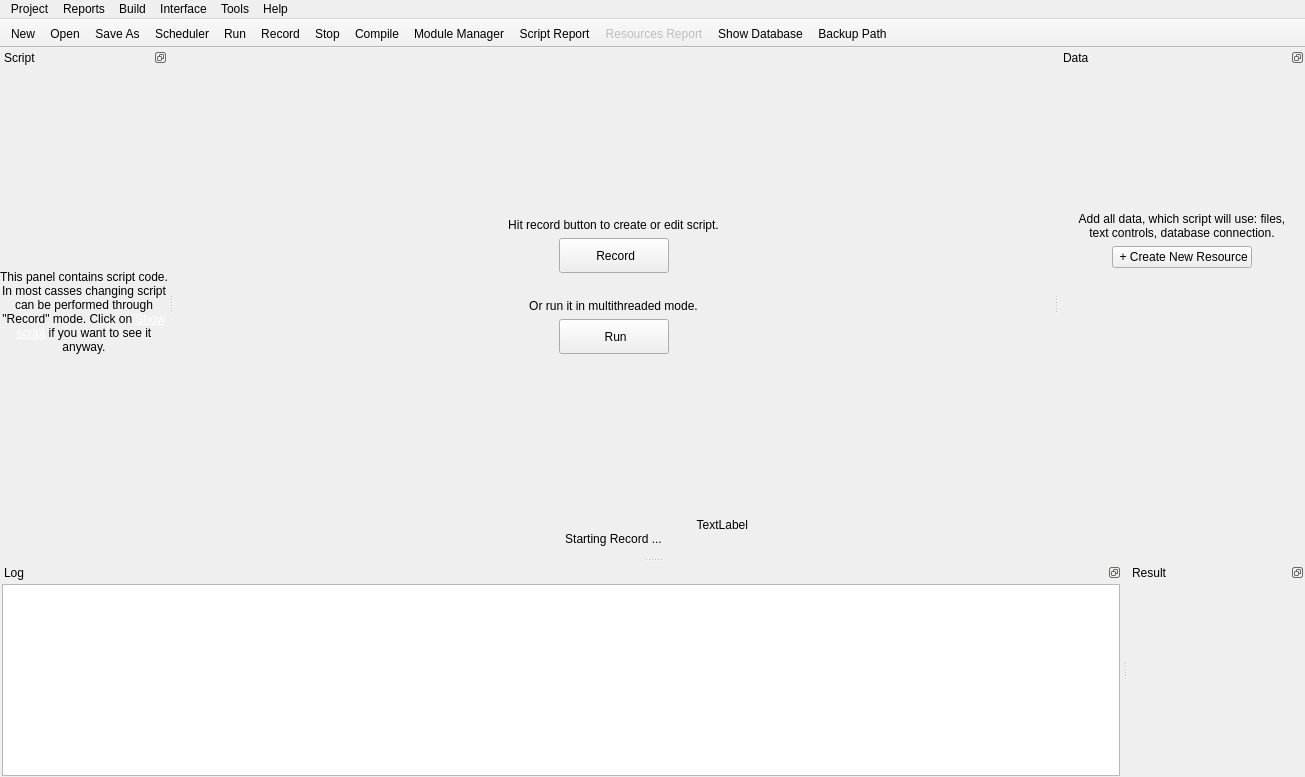
<?xml version="1.0" encoding="UTF-8"?>
<ui version="4.0">
 <class>MainWindow</class>
 <widget class="QMainWindow" name="MainWindow">
  <property name="geometry">
   <rect>
    <x>0</x>
    <y>0</y>
    <width>1305</width>
    <height>777</height>
   </rect>
  </property>
  <property name="windowTitle">
   <string notr="true">Browser Automation Studio</string>
  </property>
  <property name="windowIcon">
   <iconset resource="studio.qrc">
    <normaloff>:/studio/images/Logo.png</normaloff>:/studio/images/Logo.png</iconset>
  </property>
  <property name="dockNestingEnabled">
   <bool>false</bool>
  </property>
  <property name="dockOptions">
   <set>QMainWindow::ForceTabbedDocks</set>
  </property>
  <widget class="QWidget" name="centralWidget">
   <layout class="QVBoxLayout" name="verticalLayout">
    <property name="spacing">
     <number>0</number>
    </property>
    <item>
     <spacer name="VerticalSpacerRecordButtonUp">
      <property name="orientation">
       <enum>Qt::Vertical</enum>
      </property>
      <property name="sizeHint" stdset="0">
       <size>
        <width>20</width>
        <height>40</height>
       </size>
      </property>
     </spacer>
    </item>
    <item>
     <layout class="QVBoxLayout" name="LayoutBrowserInner">
      <property name="topMargin">
       <number>0</number>
      </property>
     </layout>
    </item>
    <item>
     <widget class="QWidget" name="RecordContent" native="true">
      <property name="minimumSize">
       <size>
        <width>0</width>
        <height>0</height>
       </size>
      </property>
      <layout class="QVBoxLayout" name="verticalLayout_3">
       <property name="spacing">
        <number>0</number>
       </property>
       <property name="leftMargin">
        <number>0</number>
       </property>
       <property name="topMargin">
        <number>0</number>
       </property>
       <property name="rightMargin">
        <number>0</number>
       </property>
       <property name="bottomMargin">
        <number>0</number>
       </property>
       <item>
        <layout class="QVBoxLayout" name="LayoutBrowser">
         <property name="spacing">
          <number>6</number>
         </property>
         <property name="topMargin">
          <number>0</number>
         </property>
         <item>
          <layout class="QVBoxLayout" name="verticalLayout_2">
           <property name="topMargin">
            <number>0</number>
           </property>
           <item>
            <widget class="QLabel" name="LabelBrowserHelper">
             <property name="sizePolicy">
              <sizepolicy hsizetype="Preferred" vsizetype="Maximum">
               <horstretch>0</horstretch>
               <verstretch>0</verstretch>
              </sizepolicy>
             </property>
             <property name="text">
         <string>&lt;html&gt;&lt;head/&gt;&lt;body&gt;&lt;p&gt;&lt;img src=&quot;:/engine/images/question_important.png&quot;/&gt; Hit record button to create or edit script.&lt;/p&gt;&lt;/body&gt;&lt;/html&gt;</string>
             </property>
             <property name="textFormat">
              <enum>Qt::RichText</enum>
             </property>
             <property name="pixmap">
              <pixmap resource="studio.qrc">:/studio/images/question.png</pixmap>
             </property>
             <property name="scaledContents">
              <bool>false</bool>
             </property>
             <property name="alignment">
              <set>Qt::AlignHCenter|Qt::AlignTop</set>
             </property>
             <property name="wordWrap">
              <bool>true</bool>
             </property>
             <property name="margin">
              <number>10</number>
             </property>
            </widget>
           </item>
          </layout>
         </item>
         <item>
          <layout class="QHBoxLayout" name="horizontalLayout_3">
           <property name="topMargin">
            <number>0</number>
           </property>
           <item>
            <spacer name="horizontalSpacer_3">
             <property name="orientation">
              <enum>Qt::Horizontal</enum>
             </property>
             <property name="sizeType">
              <enum>QSizePolicy::Expanding</enum>
             </property>
             <property name="sizeHint" stdset="0">
              <size>
               <width>20</width>
               <height>20</height>
              </size>
             </property>
            </spacer>
           </item>
           <item>
            <widget class="QPushButton" name="RecordButton">
             <property name="minimumSize">
              <size>
               <width>110</width>
               <height>35</height>
              </size>
             </property>
             <property name="maximumSize">
              <size>
               <width>9999</width>
               <height>9999</height>
              </size>
             </property>
             <property name="text">
              <string> Record</string>
             </property>
             <property name="icon">
              <iconset resource="studio.qrc">
               <normaloff>:/studio/images/Record.png</normaloff>:/studio/images/Record.png</iconset>
             </property>
             <property name="iconSize">
              <size>
               <width>20</width>
               <height>20</height>
              </size>
             </property>
            </widget>
           </item>
           <item>
            <spacer name="horizontalSpacer_2">
             <property name="orientation">
              <enum>Qt::Horizontal</enum>
             </property>
             <property name="sizeHint" stdset="0">
              <size>
               <width>40</width>
               <height>20</height>
              </size>
             </property>
            </spacer>
           </item>
          </layout>
         </item>
         <item>
          <layout class="QVBoxLayout" name="LayoutRunLabel">
           <property name="topMargin">
            <number>20</number>
           </property>
           <item>
            <widget class="QLabel" name="LabelRunHelper">
             <property name="text">
              <string>&lt;html&gt;&lt;head/&gt;&lt;body&gt;&lt;p&gt;&lt;img src=&quot;:/studio/images/question.png&quot;/&gt; Or run it in multithreaded mode.&lt;/p&gt;&lt;/body&gt;&lt;/html&gt;</string>
             </property>
             <property name="alignment">
              <set>Qt::AlignCenter</set>
             </property>
             <property name="wordWrap">
              <bool>true</bool>
             </property>
             <property name="margin">
              <number>10</number>
             </property>
            </widget>
           </item>
          </layout>
         </item>
         <item>
          <layout class="QHBoxLayout" name="horizontalLayout">
           <property name="topMargin">
            <number>0</number>
           </property>
           <item>
            <spacer name="horizontalSpacer_5">
             <property name="orientation">
              <enum>Qt::Horizontal</enum>
             </property>
             <property name="sizeHint" stdset="0">
              <size>
               <width>40</width>
               <height>20</height>
              </size>
             </property>
            </spacer>
           </item>
           <item>
            <widget class="QPushButton" name="RunButton">
             <property name="minimumSize">
              <size>
               <width>110</width>
               <height>35</height>
              </size>
             </property>
             <property name="text">
              <string> Run</string>
             </property>
             <property name="icon">
              <iconset resource="studio.qrc">
               <normaloff>:/studio/images/start.png</normaloff>:/studio/images/start.png</iconset>
             </property>
             <property name="iconSize">
              <size>
               <width>20</width>
               <height>20</height>
              </size>
             </property>
             <property name="flat">
              <bool>false</bool>
             </property>
            </widget>
           </item>
           <item>
            <spacer name="horizontalSpacer_6">
             <property name="orientation">
              <enum>Qt::Horizontal</enum>
             </property>
             <property name="sizeHint" stdset="0">
              <size>
               <width>40</width>
               <height>20</height>
              </size>
             </property>
            </spacer>
           </item>
          </layout>
         </item>
         <item>
          <widget class="RecentsWidget" name="Recents" native="true"/>
         </item>
        </layout>
       </item>
      </layout>
     </widget>
    </item>
    <item>
     <spacer name="verticalSpacer">
      <property name="orientation">
       <enum>Qt::Vertical</enum>
      </property>
      <property name="sizeHint" stdset="0">
       <size>
        <width>20</width>
        <height>40</height>
       </size>
      </property>
     </spacer>
    </item>
    <item>
     <layout class="QHBoxLayout" name="horizontalLayout_2">
      <property name="sizeConstraint">
       <enum>QLayout::SetDefaultConstraint</enum>
      </property>
      <property name="topMargin">
       <number>0</number>
      </property>
      <item>
       <spacer name="StatusLeft">
        <property name="orientation">
         <enum>Qt::Horizontal</enum>
        </property>
        <property name="sizeHint" stdset="0">
         <size>
          <width>40</width>
          <height>0</height>
         </size>
        </property>
       </spacer>
      </item>
      <item>
       <widget class="QLabel" name="LabelStatusText">
        <property name="sizePolicy">
         <sizepolicy hsizetype="Preferred" vsizetype="Minimum">
          <horstretch>0</horstretch>
          <verstretch>0</verstretch>
         </sizepolicy>
        </property>
        <property name="minimumSize">
         <size>
          <width>400</width>
          <height>0</height>
         </size>
        </property>
        <property name="maximumSize">
         <size>
          <width>16777215</width>
          <height>100</height>
         </size>
        </property>
        <property name="text">
         <string>TextLabel</string>
        </property>
        <property name="scaledContents">
         <bool>false</bool>
        </property>
        <property name="alignment">
         <set>Qt::AlignRight|Qt::AlignTrailing|Qt::AlignVCenter</set>
        </property>
        <property name="wordWrap">
         <bool>true</bool>
        </property>
       </widget>
      </item>
      <item>
       <widget class="QLabel" name="LabelStatus">
        <property name="sizePolicy">
         <sizepolicy hsizetype="Preferred" vsizetype="Minimum">
          <horstretch>0</horstretch>
          <verstretch>0</verstretch>
         </sizepolicy>
        </property>
        <property name="minimumSize">
         <size>
          <width>126</width>
          <height>0</height>
         </size>
        </property>
        <property name="maximumSize">
         <size>
          <width>126</width>
          <height>30</height>
         </size>
        </property>
        <property name="text">
         <string/>
        </property>
        <property name="alignment">
         <set>Qt::AlignRight|Qt::AlignTrailing|Qt::AlignVCenter</set>
        </property>
       </widget>
      </item>
      <item>
       <spacer name="StatusRight">
        <property name="orientation">
         <enum>Qt::Horizontal</enum>
        </property>
        <property name="sizeHint" stdset="0">
         <size>
          <width>40</width>
          <height>0</height>
         </size>
        </property>
       </spacer>
      </item>
     </layout>
    </item>
    <item>
     <layout class="QHBoxLayout" name="horizontalLayout_10">
      <property name="spacing">
       <number>0</number>
      </property>
      <property name="topMargin">
       <number>0</number>
      </property>
      <item>
       <widget class="QLabel" name="StartRecord">
        <property name="sizePolicy">
         <sizepolicy hsizetype="Preferred" vsizetype="Minimum">
          <horstretch>0</horstretch>
          <verstretch>0</verstretch>
         </sizepolicy>
        </property>
        <property name="text">
         <string>Starting Record ...</string>
        </property>
        <property name="alignment">
         <set>Qt::AlignCenter</set>
        </property>
        <property name="margin">
         <number>10</number>
        </property>
       </widget>
      </item>
     </layout>
    </item>
    <item>
     <spacer name="CenterStatus">
      <property name="orientation">
       <enum>Qt::Vertical</enum>
      </property>
      <property name="sizeType">
       <enum>QSizePolicy::Fixed</enum>
      </property>
      <property name="sizeHint" stdset="0">
       <size>
        <width>20</width>
        <height>0</height>
       </size>
      </property>
     </spacer>
    </item>
   </layout>
  </widget>
  <widget class="QMenuBar" name="menuBar">
   <property name="geometry">
    <rect>
     <x>0</x>
     <y>0</y>
     <width>1305</width>
     <height>21</height>
    </rect>
   </property>
   <widget class="QMenu" name="menuProject">
    <property name="title">
     <string>Project</string>
    </property>
    <widget class="QMenu" name="menuSettings">
     <property name="title">
      <string>Settings</string>
     </property>
     <property name="icon">
      <iconset resource="studio.qrc">
       <normaloff>:/studio/images/settings.png</normaloff>:/studio/images/settings.png</iconset>
     </property>
     <addaction name="actionInterface_language"/>
     <addaction name="actionLog_Location_Chooser"/>
    </widget>
    <addaction name="actionNew"/>
    <addaction name="actionOpen"/>
    <addaction name="actionOpenUrl"/>
    <addaction name="actionSave"/>
    <addaction name="actionSave_As"/>
    <addaction name="separator"/>
    <addaction name="actionShow_Database"/>
    <addaction name="separator"/>
    <addaction name="menuSettings"/>
    <addaction name="actionBackup_Path"/>
    <addaction name="separator"/>
    <addaction name="actionLocalization"/>
    <addaction name="separator"/>
    <addaction name="actionExit"/>
   </widget>
   <widget class="QMenu" name="menuBuild">
    <property name="title">
     <string>Build</string>
    </property>
    <addaction name="actionCompile"/>
    <addaction name="actionRun"/>
    <addaction name="actionStop"/>
   </widget>
   <widget class="QMenu" name="menuHelp">
    <property name="title">
     <string>Help</string>
    </property>
    <addaction name="actionAbout_Engine"/>
    <addaction name="actionModules_Manager"/>
   </widget>
   <widget class="QMenu" name="menuReports">
    <property name="title">
     <string>Reports</string>
    </property>
    <addaction name="actionShow_Report"/>
    <addaction name="actionResourcesReport"/>
    <addaction name="actionShow_Profiler"/>
    <addaction name="actionHTTP_Sniffer"/>
   </widget>
   <widget class="QMenu" name="menuTools">
    <property name="title">
     <string>Tools</string>
    </property>
    <addaction name="actionRegexp_Constructor"/>
    <addaction name="actionScheduler"/>
    <addaction name="actionFingerprint_Switcher"/>
    <addaction name="actionDebug_Version"/>
   </widget>
   <widget class="QMenu" name="menuInterface">
    <property name="title">
     <string>Interface</string>
    </property>
    <addaction name="actionRestoreOriginal"/>
   </widget>
   <addaction name="menuProject"/>
   <addaction name="menuReports"/>
   <addaction name="menuBuild"/>
   <addaction name="menuInterface"/>
   <addaction name="menuTools"/>
   <addaction name="menuHelp"/>
  </widget>
  <widget class="QToolBar" name="toolBar">
   <property name="maximumSize">
    <size>
     <width>16777215</width>
     <height>30</height>
    </size>
   </property>
   <property name="windowTitle">
    <string>toolBar</string>
   </property>
   <property name="movable">
    <bool>false</bool>
   </property>
   <property name="iconSize">
    <size>
     <width>32</width>
     <height>32</height>
    </size>
   </property>
   <property name="toolButtonStyle">
    <enum>Qt::ToolButtonTextBesideIcon</enum>
   </property>
   <property name="floatable">
    <bool>false</bool>
   </property>
   <attribute name="toolBarArea">
    <enum>TopToolBarArea</enum>
   </attribute>
   <attribute name="toolBarBreak">
    <bool>false</bool>
   </attribute>
   <addaction name="actionNew"/>
   <addaction name="actionOpen"/>
   <addaction name="actionSave_As"/>
   <addaction name="actionScheduler"/>
   <addaction name="actionRun"/>
   <addaction name="actionRecord"/>
   <addaction name="actionStop"/>
   <addaction name="actionCompile"/>
   <addaction name="actionModules_Manager"/>
   <addaction name="actionShow_Report"/>
   <addaction name="actionResourcesReport"/>
   <addaction name="actionShow_Database"/>
   <addaction name="actionBackup_Path"/>
  </widget>
  <widget class="QDockWidget" name="dockWidgetData">
   <property name="minimumSize">
    <size>
     <width>88</width>
     <height>107</height>
    </size>
   </property>
   <property name="features">
    <set>QDockWidget::DockWidgetFloatable|QDockWidget::DockWidgetMovable</set>
   </property>
   <property name="windowTitle">
    <string>Data</string>
   </property>
   <attribute name="dockWidgetArea">
    <number>2</number>
   </attribute>
   <widget class="QWidget" name="dockWidgetContents_2">
    <property name="sizePolicy">
     <sizepolicy hsizetype="Preferred" vsizetype="Preferred">
      <horstretch>0</horstretch>
      <verstretch>0</verstretch>
     </sizepolicy>
    </property>
    <property name="minimumSize">
     <size>
      <width>0</width>
      <height>0</height>
     </size>
    </property>
    <property name="sizeIncrement">
     <size>
      <width>800</width>
      <height>0</height>
     </size>
    </property>
    <property name="baseSize">
     <size>
      <width>0</width>
      <height>0</height>
     </size>
    </property>
    <layout class="QHBoxLayout" name="horizontalLayout_6">
     <property name="spacing">
      <number>0</number>
     </property>
     <property name="leftMargin">
      <number>2</number>
     </property>
     <property name="topMargin">
      <number>2</number>
     </property>
     <property name="rightMargin">
      <number>2</number>
     </property>
     <property name="bottomMargin">
      <number>2</number>
     </property>
     <item>
      <widget class="QScrollArea" name="scrollArea">
       <property name="styleSheet">
        <string notr="true"/>
       </property>
       <property name="frameShape">
        <enum>QFrame::NoFrame</enum>
       </property>
       <property name="widgetResizable">
        <bool>true</bool>
       </property>
       <widget class="QWidget" name="scrollAreaWidgetContents">
        <property name="geometry">
         <rect>
          <x>0</x>
          <y>0</y>
          <width>241</width>
          <height>470</height>
         </rect>
        </property>
        <layout class="QHBoxLayout" name="horizontalLayout_4">
         <item>
          <layout class="QVBoxLayout" name="verticalLayout_6">
           <property name="spacing">
            <number>6</number>
           </property>
           <property name="topMargin">
            <number>0</number>
           </property>
           <item>
            <spacer name="SpacerResourcesTop">
             <property name="orientation">
              <enum>Qt::Vertical</enum>
             </property>
             <property name="sizeHint" stdset="0">
              <size>
               <width>20</width>
               <height>40</height>
              </size>
             </property>
            </spacer>
           </item>
           <item>
            <widget class="QLabel" name="label">
             <property name="sizePolicy">
              <sizepolicy hsizetype="Preferred" vsizetype="Maximum">
               <horstretch>0</horstretch>
               <verstretch>0</verstretch>
              </sizepolicy>
             </property>
             <property name="text">
              <string>&lt;html&gt;&lt;head/&gt;&lt;body&gt;&lt;p&gt;&lt;img src=&quot;:/engine/images/question.png&quot;/&gt; Add all data, which script will use: files, text controls, database connection.&lt;/p&gt;&lt;/body&gt;&lt;/html&gt;</string>
             </property>
             <property name="textFormat">
              <enum>Qt::RichText</enum>
             </property>
             <property name="pixmap">
              <pixmap resource="../Engine/engine.qrc">:/engine/images/question.png</pixmap>
             </property>
             <property name="alignment">
              <set>Qt::AlignHCenter|Qt::AlignTop</set>
             </property>
             <property name="wordWrap">
              <bool>true</bool>
             </property>
             <property name="margin">
              <number>3</number>
             </property>
            </widget>
           </item>
           <item>
            <layout class="QHBoxLayout" name="horizontalLayout_5">
             <property name="bottomMargin">
              <number>6</number>
             </property>
             <item>
              <spacer name="horizontalSpacer_4">
               <property name="orientation">
                <enum>Qt::Horizontal</enum>
               </property>
               <property name="sizeHint" stdset="0">
                <size>
                 <width>40</width>
                 <height>20</height>
                </size>
               </property>
              </spacer>
             </item>
             <item>
              <widget class="QPushButton" name="ButtonAddNewResource">
               <property name="text">
                <string> + Create New Resource</string>
               </property>
              </widget>
             </item>
             <item>
              <spacer name="horizontalSpacer">
               <property name="orientation">
                <enum>Qt::Horizontal</enum>
               </property>
               <property name="sizeHint" stdset="0">
                <size>
                 <width>40</width>
                 <height>20</height>
                </size>
               </property>
              </spacer>
             </item>
            </layout>
           </item>
           <item>
            <spacer name="SpacerResourcesBottom">
             <property name="orientation">
              <enum>Qt::Vertical</enum>
             </property>
             <property name="sizeHint" stdset="0">
              <size>
               <width>20</width>
               <height>40</height>
              </size>
             </property>
            </spacer>
           </item>
           <item>
            <widget class="QWidget" name="DataWidget" native="true">
             <property name="sizePolicy">
              <sizepolicy hsizetype="Preferred" vsizetype="MinimumExpanding">
               <horstretch>0</horstretch>
               <verstretch>0</verstretch>
              </sizepolicy>
             </property>
            </widget>
           </item>
          </layout>
         </item>
        </layout>
       </widget>
      </widget>
     </item>
    </layout>
   </widget>
  </widget>
  <widget class="QDockWidget" name="dockWidgetScript">
   <property name="features">
    <set>QDockWidget::DockWidgetFloatable|QDockWidget::DockWidgetMovable</set>
   </property>
   <property name="windowTitle">
    <string>Script</string>
   </property>
   <attribute name="dockWidgetArea">
    <number>1</number>
   </attribute>
   <widget class="QWidget" name="dockWidgetContents_4">
    <layout class="QHBoxLayout" name="horizontalLayout_7">
     <property name="spacing">
      <number>0</number>
     </property>
     <property name="leftMargin">
      <number>0</number>
     </property>
     <property name="topMargin">
      <number>0</number>
     </property>
     <property name="rightMargin">
      <number>0</number>
     </property>
     <property name="bottomMargin">
      <number>0</number>
     </property>
     <item>
      <layout class="QVBoxLayout" name="ScriptLayout">
       <property name="spacing">
        <number>0</number>
       </property>
       <item>
        <widget class="QLabel" name="ScriptLabel">
         <property name="text">
          <string>&lt;html&gt;&lt;head/&gt;&lt;body&gt;&lt;p&gt;&lt;img src=&quot;:/studio/images/question.png&quot;/&gt; This panel contains script code. In most casses changing script can be performed through &quot;Record&quot; mode. Click on &lt;a href='open://script' style='color:white'&gt;Show script&lt;/a&gt; if you want to see it anyway.&lt;/p&gt;&lt;/body&gt;&lt;/html&gt;</string>
         </property>
         <property name="alignment">
          <set>Qt::AlignCenter</set>
         </property>
         <property name="wordWrap">
          <bool>true</bool>
         </property>
         <property name="margin">
          <number>10</number>
         </property>
        </widget>
       </item>
      </layout>
     </item>
    </layout>
   </widget>
  </widget>
  <widget class="QDockWidget" name="dockWidgetOutput">
   <property name="features">
    <set>QDockWidget::DockWidgetFloatable|QDockWidget::DockWidgetMovable</set>
   </property>
   <property name="windowTitle">
    <string>Log</string>
   </property>
   <attribute name="dockWidgetArea">
    <number>8</number>
   </attribute>
   <widget class="QWidget" name="DockLog">
    <layout class="QHBoxLayout" name="horizontalLayout_8">
     <property name="spacing">
      <number>2</number>
     </property>
     <property name="leftMargin">
      <number>2</number>
     </property>
     <property name="topMargin">
      <number>2</number>
     </property>
     <property name="rightMargin">
      <number>2</number>
     </property>
     <property name="bottomMargin">
      <number>1</number>
     </property>
     <item>
      <widget class="QTextBrowser" name="EditOutput">
       <property name="lineWrapMode">
        <enum>QTextEdit::NoWrap</enum>
       </property>
       <property name="readOnly">
        <bool>true</bool>
       </property>
       <property name="acceptRichText">
        <bool>true</bool>
       </property>
       <property name="openExternalLinks">
        <bool>true</bool>
       </property>
      </widget>
     </item>
    </layout>
   </widget>
  </widget>
  <widget class="QDockWidget" name="dockWidgetResult">
   <property name="features">
    <set>QDockWidget::DockWidgetFloatable|QDockWidget::DockWidgetMovable</set>
   </property>
   <property name="windowTitle">
    <string>Result</string>
   </property>
   <attribute name="dockWidgetArea">
    <number>8</number>
   </attribute>
   <widget class="QWidget" name="dockWidgetContents_6">
    <layout class="QHBoxLayout" name="horizontalLayout_9">
     <property name="spacing">
      <number>1</number>
     </property>
     <property name="leftMargin">
      <number>2</number>
     </property>
     <property name="topMargin">
      <number>2</number>
     </property>
     <property name="rightMargin">
      <number>2</number>
     </property>
     <property name="bottomMargin">
      <number>2</number>
     </property>
    </layout>
   </widget>
  </widget>
  <action name="actionNew">
   <property name="icon">
    <iconset resource="studio.qrc">
     <normaloff>:/studio/images/new.png</normaloff>:/studio/images/new.png</iconset>
   </property>
   <property name="text">
    <string>New</string>
   </property>
   <property name="shortcut">
    <string>Ctrl+N</string>
   </property>
  </action>
  <action name="actionOpen">
   <property name="icon">
    <iconset resource="studio.qrc">
     <normaloff>:/studio/images/open.png</normaloff>:/studio/images/open.png</iconset>
   </property>
   <property name="text">
    <string>Open</string>
   </property>
   <property name="shortcut">
    <string>Ctrl+O</string>
   </property>
  </action>
  <action name="actionSave">
   <property name="icon">
    <iconset resource="studio.qrc">
     <normaloff>:/studio/images/save.png</normaloff>:/studio/images/save.png</iconset>
   </property>
   <property name="text">
    <string>Save</string>
   </property>
   <property name="shortcut">
    <string>Ctrl+S</string>
   </property>
  </action>
  <action name="actionExit">
   <property name="text">
    <string>Exit</string>
   </property>
   <property name="shortcut">
    <string>Ctrl+Q</string>
   </property>
  </action>
  <action name="actionCompile">
   <property name="icon">
    <iconset resource="studio.qrc">
     <normaloff>:/studio/images/box.png</normaloff>:/studio/images/box.png</iconset>
   </property>
   <property name="text">
    <string>Compile</string>
   </property>
   <property name="shortcut">
    <string>Ctrl+F5</string>
   </property>
  </action>
  <action name="actionRun">
   <property name="icon">
    <iconset resource="studio.qrc">
     <normaloff>:/studio/images/start.png</normaloff>:/studio/images/start.png</iconset>
   </property>
   <property name="text">
    <string>Run</string>
   </property>
   <property name="shortcut">
    <string>F5</string>
   </property>
  </action>
  <action name="actionStop">
   <property name="icon">
    <iconset resource="studio.qrc">
     <normaloff>:/studio/images/stop.png</normaloff>:/studio/images/stop.png</iconset>
   </property>
   <property name="text">
    <string>Stop</string>
   </property>
  </action>
  <action name="actionSave_As">
   <property name="icon">
    <iconset resource="studio.qrc">
     <normaloff>:/studio/images/saveas.png</normaloff>:/studio/images/saveas.png</iconset>
   </property>
   <property name="text">
    <string>Save As</string>
   </property>
  </action>
  <action name="actionTest">
   <property name="text">
    <string>test</string>
   </property>
  </action>
  <action name="actionAbout_Engine">
   <property name="icon">
    <iconset resource="studio.qrc">
     <normaloff>:/studio/images/Logo.png</normaloff>:/studio/images/Logo.png</iconset>
   </property>
   <property name="text">
    <string>About Engine</string>
   </property>
  </action>
  <action name="actionAbout_Qt">
   <property name="text">
    <string>About Qt</string>
   </property>
  </action>
  <action name="actionDocumentation">
   <property name="icon">
    <iconset resource="studio.qrc">
     <normaloff>:/studio/images/question.png</normaloff>:/studio/images/question.png</iconset>
   </property>
   <property name="text">
    <string>Documentation</string>
   </property>
  </action>
  <action name="actionLocalization">
   <property name="icon">
    <iconset resource="studio.qrc">
     <normaloff>:/studio/images/language.png</normaloff>:/studio/images/language.png</iconset>
   </property>
   <property name="text">
    <string>Localization</string>
   </property>
  </action>
  <action name="actionInterface_language">
   <property name="icon">
    <iconset resource="studio.qrc">
     <normaloff>:/studio/images/language.png</normaloff>:/studio/images/language.png</iconset>
   </property>
   <property name="text">
    <string>Interface Language</string>
   </property>
  </action>
  <action name="actionShow_Report">
   <property name="icon">
    <iconset resource="../Engine/engine.qrc">
     <normaloff>:/engine/images/report.png</normaloff>:/engine/images/report.png</iconset>
   </property>
   <property name="text">
    <string>Script Report</string>
   </property>
  </action>
  <action name="actionLog_Location_Chooser">
   <property name="icon">
    <iconset resource="../Engine/engine.qrc">
     <normaloff>:/engine/images/log.png</normaloff>:/engine/images/log.png</iconset>
   </property>
   <property name="text">
    <string>Log Location Chooser</string>
   </property>
  </action>
  <action name="actionResourcesReport">
   <property name="enabled">
    <bool>false</bool>
   </property>
   <property name="icon">
    <iconset resource="studio.qrc">
     <normaloff>:/studio/images/resources_ok.png</normaloff>:/studio/images/resources_ok.png</iconset>
   </property>
   <property name="text">
    <string>Resources Report</string>
   </property>
   <property name="toolTip">
    <string>Resources Report</string>
   </property>
  </action>
  <action name="actionShow">
   <property name="text">
    <string>Show</string>
   </property>
  </action>
  <action name="actionShow_Database">
   <property name="icon">
    <iconset resource="../Engine/engine.qrc">
     <normaloff>:/engine/images/database.png</normaloff>:/engine/images/database.png</iconset>
   </property>
   <property name="text">
    <string>Show Database</string>
   </property>
  </action>
  <action name="actionEdit_Schema">
   <property name="text">
    <string>Edit Schema</string>
   </property>
  </action>
  <action name="actionDelete_Schema">
   <property name="text">
    <string>Delete Schema</string>
   </property>
  </action>
  <action name="actionRecord">
   <property name="icon">
    <iconset resource="studio.qrc">
     <normaloff>:/studio/images/Record.png</normaloff>:/studio/images/Record.png</iconset>
   </property>
   <property name="text">
    <string>Record</string>
   </property>
  </action>
  <action name="actionModules_Manager">
   <property name="icon">
    <iconset resource="../Engine/engine.qrc">
     <normaloff>:/engine/images/modules.png</normaloff>:/engine/images/modules.png</iconset>
   </property>
   <property name="text">
    <string>Module Manager</string>
   </property>
  </action>
  <action name="actionRegexp_Constructor">
   <property name="icon">
    <iconset resource="studio.qrc">
     <normaloff>:/studio/images/regexp.png</normaloff>:/studio/images/regexp.png</iconset>
   </property>
   <property name="text">
    <string>Regular Expression Constructor</string>
   </property>
  </action>
  <action name="actionFingerprint_Switcher">
   <property name="icon">
    <iconset resource="studio.qrc">
     <normaloff>:/studio/images/fingerprint.png</normaloff>:/studio/images/fingerprint.png</iconset>
   </property>
   <property name="text">
    <string>Fingerprint Switcher</string>
   </property>
  </action>
  <action name="actionRestoreOriginal">
   <property name="text">
    <string>Restore Original</string>
   </property>
   <property name="toolTip">
    <string>Restore Original</string>
   </property>
  </action>
  <action name="actionShow_Profiler">
   <property name="icon">
    <iconset resource="../Engine/engine.qrc">
     <normaloff>:/engine/images/racing.png</normaloff>:/engine/images/racing.png</iconset>
   </property>
   <property name="text">
    <string>Measure action execution time</string>
   </property>
  </action>
  <action name="actionHTTP_Sniffer">
   <property name="text">
    <string>HTTP Sniffer</string>
   </property>
  </action>
  <action name="actionOpenUrl">
   <property name="icon">
    <iconset resource="studio.qrc">
     <normaloff>:/studio/images/download.png</normaloff>:/studio/images/download.png</iconset>
   </property>
   <property name="text">
    <string>Open From Url</string>
   </property>
  </action>
  <action name="actionScheduler">
   <property name="icon">
    <iconset resource="../Engine/engine.qrc">
     <normaloff>:/engine/images/scheduler.png</normaloff>:/engine/images/scheduler.png</iconset>
   </property>
   <property name="text">
    <string>Scheduler</string>
   </property>
  </action>
  <action name="actionDebug_Version">
   <property name="icon">
    <iconset resource="studio.qrc">
     <normaloff>:/studio/images/bug.png</normaloff>:/studio/images/bug.png</iconset>
   </property>
   <property name="text">
    <string>Debug Version</string>
   </property>
  </action>
  <action name="actionBackup_Path">
   <property name="icon">
    <iconset resource="../Engine/engine.qrc">
     <normaloff>:/engine/images/backup.png</normaloff>:/engine/images/backup.png</iconset>
   </property>
   <property name="text">
    <string>Backup Path</string>
   </property>
   <property name="toolTip">
    <string>Backup Path</string>
   </property>
  </action>
 </widget>
 <layoutdefault spacing="6" margin="11"/>
 <customwidgets>
  <customwidget>
   <class>RecentsWidget</class>
   <extends>QWidget</extends>
   <header>recentswidget.h</header>
   <container>1</container>
  </customwidget>
 </customwidgets>
 <resources>
  <include location="../Engine/engine.qrc"/>
  <include location="studio.qrc"/>
 </resources>
 <connections/>
</ui>
